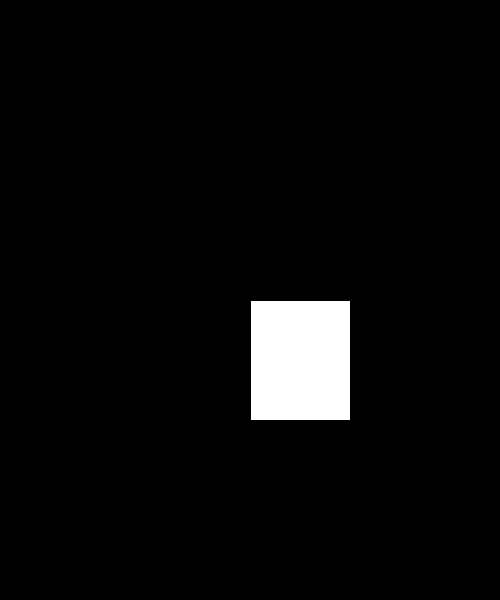
Frame 1 (no input)
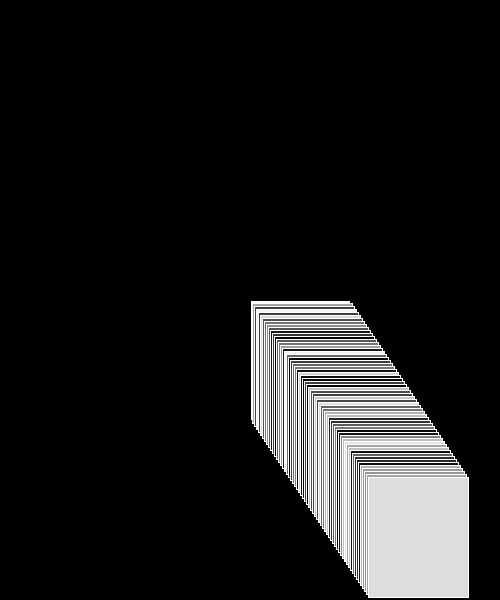
Frame 60 (the mouse pressed at the canvas centre just before this capture)
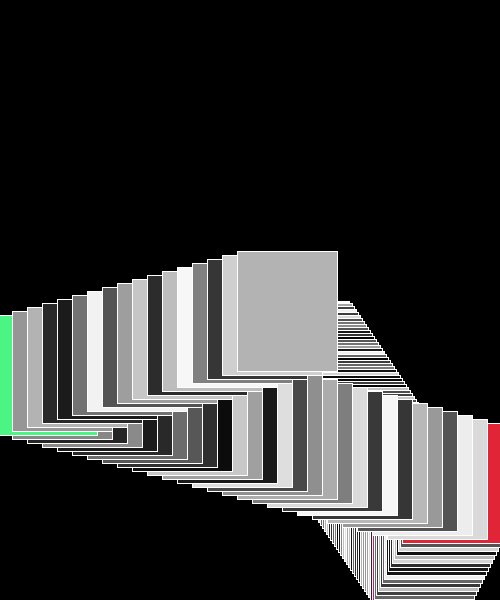
Frame 120 (the mouse held since frame 60 and released just before this capture)

The Processing sketch that drew these frames (run headless with seeded random() and noise(); from frame 60 on, the mouse is pressed at the canvas centre):

// Processing sketch: generative_art
// ── generative_art.pde
float xpos, ypos, rectWidth, rectHeight, xline,yline,xend,yend;
float xSpeed=2, ySpeed = 3;


void setup() {
  size(500, 600);
  background(0);
  xpos =width/2;
  ypos = height/2;
  rectWidth = width/5;
  rectHeight = height/5;
 
  xline=0;
xend=500;
yline=400;
yend=400;
}

void draw() {
  
  rect(xpos, ypos, rectWidth, rectHeight);
   fill(random(255));
  xpos +=xSpeed;
  ypos +=ySpeed;
  stroke(0);

  stroke(255);
 
    
  if (xpos + rectWidth>width) {
    xSpeed=-15;
   fill(#E02636);
    
  }// end if
  if (xpos<0) {
    xSpeed=15;
    fill(#4AF584);
  }
  if (ypos + rectHeight>height) {
    ySpeed=-4;
     fill(#DE1271);
  }
  if (ypos<0) {
    ySpeed=4;
     fill(#2CC3F0);
  }
  if(xpos==mouseX && ypos==mouseY){
     ySpeed=-4;
    fill( #F5B14A);}
  }
void mousePressed(){
  background(0);
}// end mousepressed
  
  
// end draw
 
